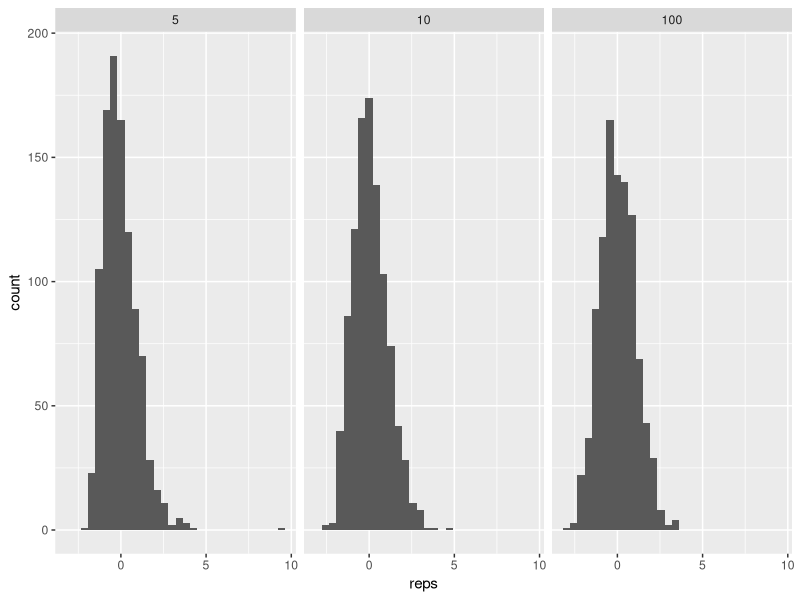
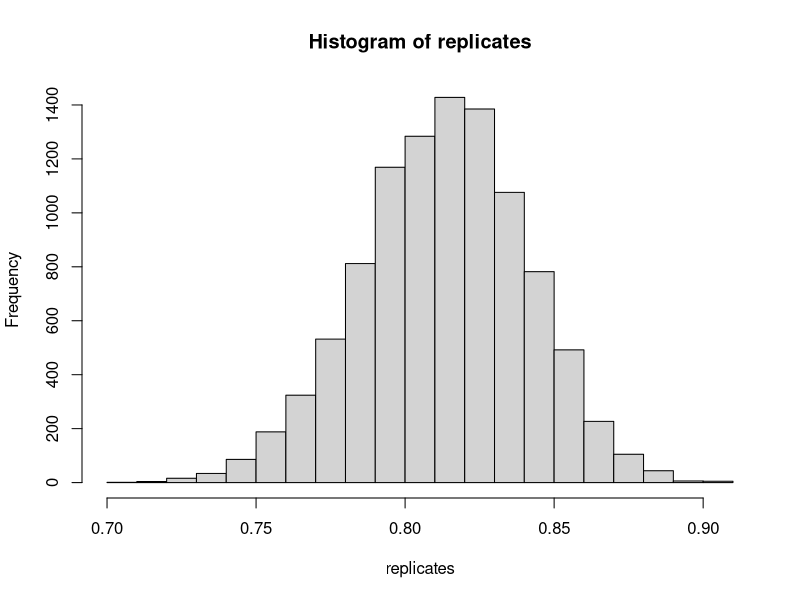

Write the R code that produced these figures, in order.
## ---- chunk 1
knitr::opts_chunk$set(echo = TRUE)
require(ggplot2);
## ---- chunk 2
Nrep <- 1000;
nvals <- c(5,10,100);
lambda <- 1/5; # True rate parameter in the exponential.
truemean <- 1/lambda; # Mean of exp is 1/rate
truevar <- 1/lambda**2; # var of exp is 1/rate^2.
# We will store our results in a data frame with columns
# reps : Each entry is a centered, scaled sample mean.
# n : the sample size (= 20, 50, 100)
nvec <- rep( nvals, each=Nrep );
reps <- rep(NA,Nrep*length(nvals));
results <- data.frame('n'=as.factor(nvec), 'reps'=reps);
# Now let's run our experiment
for (n in nvals) {
  centered_scaled <- rep(NA, Nrep);
  for ( i in 1:Nrep ) { # Repeat expt Nrep times for this n value.
    sample <- rexp(n=n, rate=lambda);
    centered_scaled[i] <- (mean(sample) - truemean)/sqrt(truevar/n);
  }
  results[results$n==n,]$reps <- centered_scaled;
}
# Now let's plot, with one histogram for each of those n values.
pp <- ggplot( results, aes(x=reps) );
pp <- pp + geom_histogram( aes() );
pp <- pp+ facet_wrap(~n);
pp
## ---- chunk 3
ptrue <- 0.8; # 80% of widgets are functional.
n <- 200; # We'll examine 200 widgets.
data <- rbinom(1, size=n, p=ptrue);
## ---- chunk 4
data
## ---- chunk 5
compute_phat <- function( sample ) {
  return( sample/n )
}
## ---- chunk 6
resample_and_estimate <- function( phat, nsamp ) {
  
  # 1) Samples from a Binomial with success probabikity phat and size nsamp (phat will be our estimate based on data, nsamp is the size parameter, which we know)
  fake_data = rbinom(1, size=nsamp, p=phat)
  
  # 2) Compute an estimate of p from that new sample (i.e, by taking the sample mean.)
  new_phat = compute_phat( fake_data )
  
  # 3) Return that estimate. Something like 'return sample_mean'
  return( new_phat )
}
## ---- chunk 7
Nrep <- 10000; # Feel free to increase this once you are confident your code works!
replicates <- rep(NA, Nrep); # Store replicates here.
# Just repeating this code from above to remind us of the true params.
ptrue <- 0.8; # 80% of widgets are functional.
n <- 200; # We'll examine 200 widgets.
data <- rbinom(1, size=n, p=ptrue);
phat = compute_phat( data )
for ( i in 1:Nrep) {
  replicates[i] <- resample_and_estimate(phat, n)
}
## ---- chunk 8
phat
## ---- chunk 9
hist(replicates)
## ---- chunk 10
CI <- quantile( replicates, probs=c(0.025, 0.975) );
CI
## ---- chunk 11
run_trial <- function(ptrue, n, Nrep) {
  data <- rbinom(1, size=n, p=ptrue)
  phat = compute_phat( data )
  replicates <- rep(NA,Nrep)
  for ( i in 1:Nrep) {
    replicates[i] <- resample_and_estimate(phat, n)
  }
  CI <- quantile( replicates, probs=c(0.025, 0.975), names=FALSE );
  return (CI[1] < ptrue) & (ptrue < CI[2])
}
## ---- chunk 12
ptrue <- 0.8; # 80% of widgets are functional.
n <- 200; # We'll examine 200 widgets.
## ---- chunk 13
# Number of experiments, which we call "trials" below and in lecture
Nexpt <- 1000; # Increase this once you are sure your code works.
ptrue_in_CI <- rep(NA, Nexpt);
for( i in 1:Nexpt ) {

  ptrue_in_CI[i] <- run_trial(ptrue,n,1000)
  
}

sum(ptrue_in_CI)/Nexpt # Compute how many of the trials managed to "catch"
